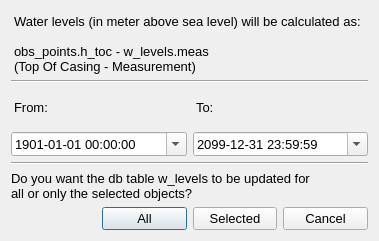
<?xml version="1.0" encoding="UTF-8"?>
<ui version="4.0">
 <class>Dialog</class>
 <widget class="QDialog" name="Dialog">
  <property name="windowModality">
   <enum>Qt::NonModal</enum>
  </property>
  <property name="enabled">
   <bool>true</bool>
  </property>
  <property name="geometry">
   <rect>
    <x>0</x>
    <y>0</y>
    <width>379</width>
    <height>241</height>
   </rect>
  </property>
  <property name="sizePolicy">
   <sizepolicy hsizetype="Preferred" vsizetype="Preferred">
    <horstretch>0</horstretch>
    <verstretch>0</verstretch>
   </sizepolicy>
  </property>
  <property name="minimumSize">
   <size>
    <width>0</width>
    <height>0</height>
   </size>
  </property>
  <property name="maximumSize">
   <size>
    <width>16777215</width>
    <height>16777215</height>
   </size>
  </property>
  <property name="windowTitle">
   <string>Dialog</string>
  </property>
  <property name="modal">
   <bool>false</bool>
  </property>
  <layout class="QGridLayout" name="gridLayout_2">
   <item row="0" column="0">
    <layout class="QGridLayout" name="gridLayout">
     <item row="0" column="0" colspan="4">
      <widget class="QLabel" name="Instructions">
       <property name="sizePolicy">
        <sizepolicy hsizetype="MinimumExpanding" vsizetype="Fixed">
         <horstretch>0</horstretch>
         <verstretch>0</verstretch>
        </sizepolicy>
       </property>
       <property name="minimumSize">
        <size>
         <width>0</width>
         <height>0</height>
        </size>
       </property>
       <property name="font">
        <font>
         <family>Arial</family>
         <pointsize>10</pointsize>
         <weight>50</weight>
         <bold>false</bold>
         <kerning>true</kerning>
        </font>
       </property>
       <property name="text">
        <string>Water levels (in meter above sea level) will be calculated as:

obs_points.h_toc - w_levels.meas
(Top Of Casing - Measurement)</string>
       </property>
       <property name="alignment">
        <set>Qt::AlignLeading|Qt::AlignLeft|Qt::AlignTop</set>
       </property>
       <property name="wordWrap">
        <bool>true</bool>
       </property>
       <property name="indent">
        <number>3</number>
       </property>
      </widget>
     </item>
     <item row="1" column="0" colspan="4">
      <widget class="Line" name="line">
       <property name="sizePolicy">
        <sizepolicy hsizetype="Expanding" vsizetype="Fixed">
         <horstretch>0</horstretch>
         <verstretch>0</verstretch>
        </sizepolicy>
       </property>
       <property name="minimumSize">
        <size>
         <width>0</width>
         <height>0</height>
        </size>
       </property>
       <property name="font">
        <font>
         <family>Arial</family>
        </font>
       </property>
       <property name="orientation">
        <enum>Qt::Horizontal</enum>
       </property>
      </widget>
     </item>
     <item row="2" column="0">
      <widget class="QLabel" name="label_2">
       <property name="sizePolicy">
        <sizepolicy hsizetype="Preferred" vsizetype="Preferred">
         <horstretch>0</horstretch>
         <verstretch>0</verstretch>
        </sizepolicy>
       </property>
       <property name="minimumSize">
        <size>
         <width>0</width>
         <height>0</height>
        </size>
       </property>
       <property name="font">
        <font>
         <family>Arial</family>
         <pointsize>10</pointsize>
        </font>
       </property>
       <property name="text">
        <string>From:</string>
       </property>
       <property name="alignment">
        <set>Qt::AlignLeading|Qt::AlignLeft|Qt::AlignVCenter</set>
       </property>
       <property name="indent">
        <number>3</number>
       </property>
      </widget>
     </item>
     <item row="2" column="2">
      <widget class="QLabel" name="label_3">
       <property name="sizePolicy">
        <sizepolicy hsizetype="Preferred" vsizetype="Preferred">
         <horstretch>0</horstretch>
         <verstretch>0</verstretch>
        </sizepolicy>
       </property>
       <property name="minimumSize">
        <size>
         <width>0</width>
         <height>0</height>
        </size>
       </property>
       <property name="font">
        <font>
         <family>Arial</family>
         <pointsize>10</pointsize>
        </font>
       </property>
       <property name="text">
        <string>To:</string>
       </property>
       <property name="alignment">
        <set>Qt::AlignLeading|Qt::AlignLeft|Qt::AlignVCenter</set>
       </property>
       <property name="indent">
        <number>3</number>
       </property>
      </widget>
     </item>
     <item row="3" column="0" colspan="2">
      <widget class="QDateTimeEdit" name="FromDateTime">
       <property name="sizePolicy">
        <sizepolicy hsizetype="MinimumExpanding" vsizetype="Fixed">
         <horstretch>0</horstretch>
         <verstretch>0</verstretch>
        </sizepolicy>
       </property>
       <property name="minimumSize">
        <size>
         <width>0</width>
         <height>0</height>
        </size>
       </property>
       <property name="font">
        <font>
         <family>Arial</family>
         <pointsize>10</pointsize>
        </font>
       </property>
       <property name="wrapping">
        <bool>false</bool>
       </property>
       <property name="frame">
        <bool>true</bool>
       </property>
       <property name="specialValueText">
        <string/>
       </property>
       <property name="keyboardTracking">
        <bool>true</bool>
       </property>
       <property name="dateTime">
        <datetime>
         <hour>0</hour>
         <minute>0</minute>
         <second>0</second>
         <year>1901</year>
         <month>1</month>
         <day>1</day>
        </datetime>
       </property>
       <property name="displayFormat">
        <string>yyyy-MM-dd HH:mm:ss</string>
       </property>
       <property name="calendarPopup">
        <bool>true</bool>
       </property>
      </widget>
     </item>
     <item row="3" column="2" colspan="2">
      <widget class="QDateTimeEdit" name="ToDateTime">
       <property name="sizePolicy">
        <sizepolicy hsizetype="Expanding" vsizetype="Fixed">
         <horstretch>0</horstretch>
         <verstretch>0</verstretch>
        </sizepolicy>
       </property>
       <property name="minimumSize">
        <size>
         <width>0</width>
         <height>0</height>
        </size>
       </property>
       <property name="font">
        <font>
         <family>Arial</family>
         <pointsize>10</pointsize>
        </font>
       </property>
       <property name="wrapping">
        <bool>false</bool>
       </property>
       <property name="frame">
        <bool>true</bool>
       </property>
       <property name="specialValueText">
        <string/>
       </property>
       <property name="keyboardTracking">
        <bool>true</bool>
       </property>
       <property name="dateTime">
        <datetime>
         <hour>23</hour>
         <minute>59</minute>
         <second>59</second>
         <year>2099</year>
         <month>12</month>
         <day>31</day>
        </datetime>
       </property>
       <property name="displayFormat">
        <string>yyyy-MM-dd HH:mm:ss</string>
       </property>
       <property name="calendarPopup">
        <bool>true</bool>
       </property>
      </widget>
     </item>
     <item row="4" column="0" colspan="4">
      <widget class="Line" name="line_2">
       <property name="sizePolicy">
        <sizepolicy hsizetype="Expanding" vsizetype="Fixed">
         <horstretch>0</horstretch>
         <verstretch>0</verstretch>
        </sizepolicy>
       </property>
       <property name="minimumSize">
        <size>
         <width>0</width>
         <height>0</height>
        </size>
       </property>
       <property name="font">
        <font>
         <family>Arial</family>
        </font>
       </property>
       <property name="orientation">
        <enum>Qt::Horizontal</enum>
       </property>
      </widget>
     </item>
     <item row="5" column="0" colspan="4">
      <widget class="QLabel" name="label">
       <property name="sizePolicy">
        <sizepolicy hsizetype="MinimumExpanding" vsizetype="Fixed">
         <horstretch>0</horstretch>
         <verstretch>0</verstretch>
        </sizepolicy>
       </property>
       <property name="minimumSize">
        <size>
         <width>0</width>
         <height>0</height>
        </size>
       </property>
       <property name="font">
        <font>
         <family>Arial</family>
         <pointsize>10</pointsize>
        </font>
       </property>
       <property name="text">
        <string>Do you want the db table w_levels to be updated for
all or only the selected objects?</string>
       </property>
       <property name="wordWrap">
        <bool>true</bool>
       </property>
      </widget>
     </item>
     <item row="6" column="1">
      <widget class="QPushButton" name="pushButton_All">
       <property name="sizePolicy">
        <sizepolicy hsizetype="Preferred" vsizetype="Fixed">
         <horstretch>0</horstretch>
         <verstretch>0</verstretch>
        </sizepolicy>
       </property>
       <property name="minimumSize">
        <size>
         <width>0</width>
         <height>0</height>
        </size>
       </property>
       <property name="font">
        <font>
         <family>Arial</family>
         <pointsize>10</pointsize>
        </font>
       </property>
       <property name="text">
        <string>All</string>
       </property>
      </widget>
     </item>
     <item row="6" column="2">
      <widget class="QPushButton" name="pushButton_Selected">
       <property name="sizePolicy">
        <sizepolicy hsizetype="Preferred" vsizetype="Fixed">
         <horstretch>0</horstretch>
         <verstretch>0</verstretch>
        </sizepolicy>
       </property>
       <property name="minimumSize">
        <size>
         <width>0</width>
         <height>0</height>
        </size>
       </property>
       <property name="font">
        <font>
         <family>Arial</family>
         <pointsize>10</pointsize>
        </font>
       </property>
       <property name="text">
        <string>Selected</string>
       </property>
      </widget>
     </item>
     <item row="6" column="3">
      <widget class="QPushButton" name="pushButton_Cancel">
       <property name="sizePolicy">
        <sizepolicy hsizetype="Preferred" vsizetype="Fixed">
         <horstretch>0</horstretch>
         <verstretch>0</verstretch>
        </sizepolicy>
       </property>
       <property name="minimumSize">
        <size>
         <width>0</width>
         <height>0</height>
        </size>
       </property>
       <property name="font">
        <font>
         <family>Arial</family>
         <pointsize>10</pointsize>
        </font>
       </property>
       <property name="text">
        <string>Cancel</string>
       </property>
      </widget>
     </item>
    </layout>
   </item>
  </layout>
 </widget>
 <resources/>
 <connections/>
</ui>
